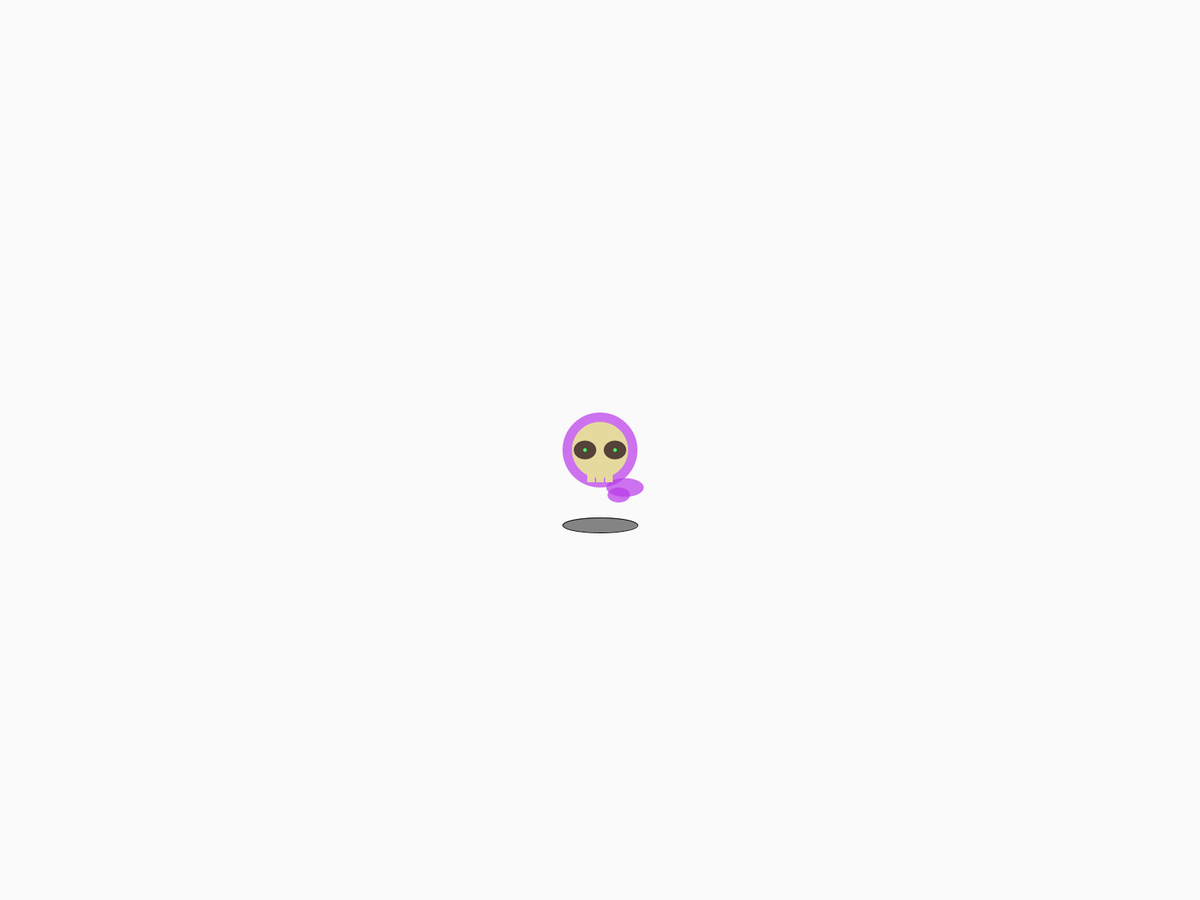
Frame 1 (no input)
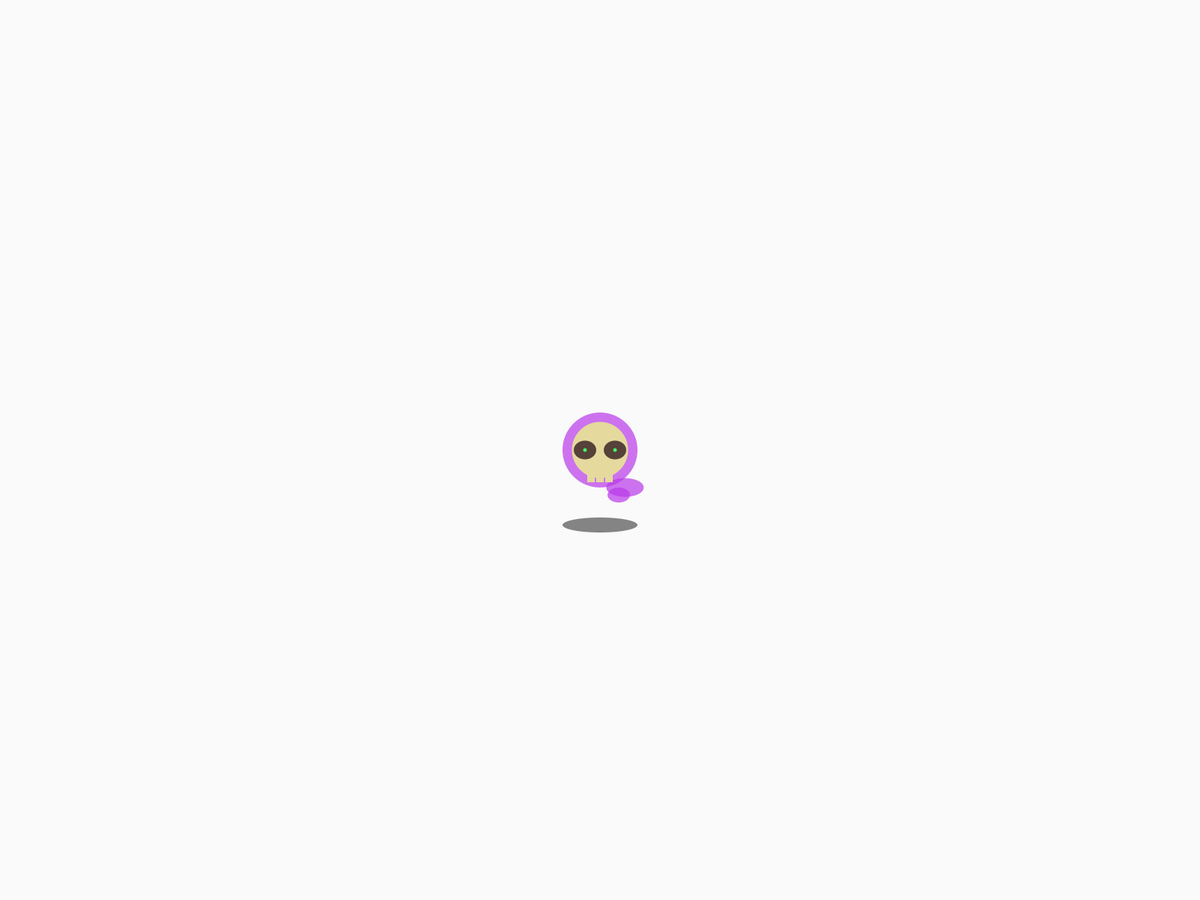
Frame 60 (the mouse pressed at the canvas centre just before this capture)
Frame 120 (the mouse held since frame 60 and released just before this capture): identical to frame 60, image omitted

The Processing sketch that drew these frames (run headless with seeded random() and noise(); from frame 60 on, the mouse is pressed at the canvas centre):

// Processing sketch: drawingBoard_BasicEnemy
// ── drawingBoard_BasicEnemy.pde
void setup(){

  fullScreen();
  
}
color gas =color(184,56,232,180);
color skull=color(229,217,157);
color eye=color(85,66,57);
color iris= color(73,240,101);
color shadow= color(50,150);
float enemyWidth= 100;
float enemyHeight=150;

void draw(){
  background(250);
  pushMatrix();
  translate(width/2,height/2);
  fill(shadow);
  ellipse(0,100,100,20);
  //back
  noStroke();
  fill(gas);
  ellipse(0,0,100,100);
  ellipse(enemyWidth/3,enemyHeight/3,50,25);
  ellipse(enemyWidth/4,enemyHeight/2.5,30,20);
  
  fill(skull);
  ellipse(0,0,75,75);
  rect(-5,33,10,10);
  rect(-17,33,10,10);
  rect(7,33,10,10);
  
  fill(eye);
  ellipse(-enemyWidth/5,0,30,25);
  ellipse(enemyWidth/5,0,30,25);
  
  pushMatrix();
  translate(-enemyWidth/5,0);
  fill(iris);
  ellipse(0,0,5,5);
  popMatrix();
  
  
  pushMatrix();
  translate(enemyWidth/5,0);
  fill(iris);
  ellipse(0,0,5,5);
  popMatrix();
  
  popMatrix();
  

}
